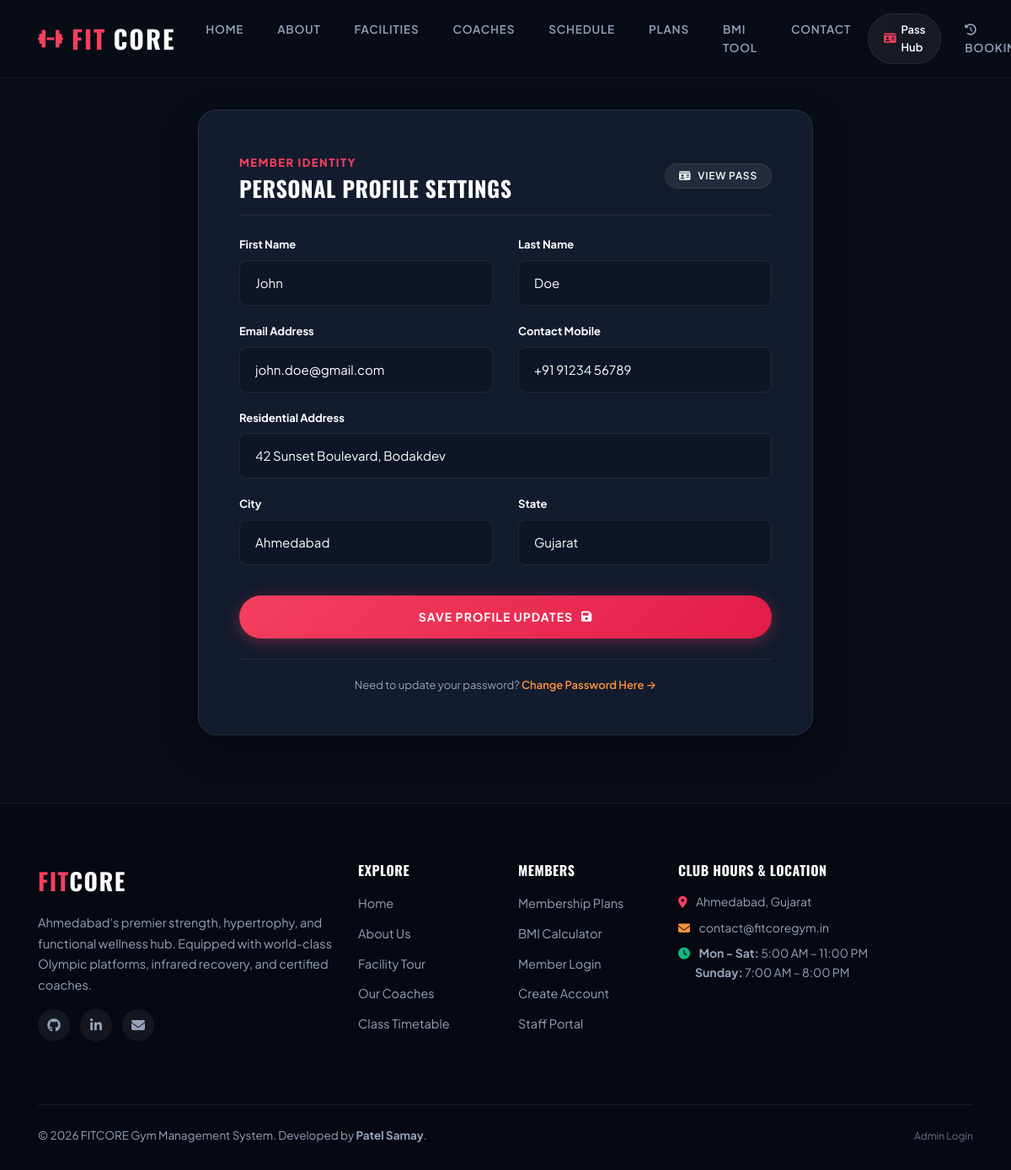
The app's page /user_profile/ (signed in), older data.
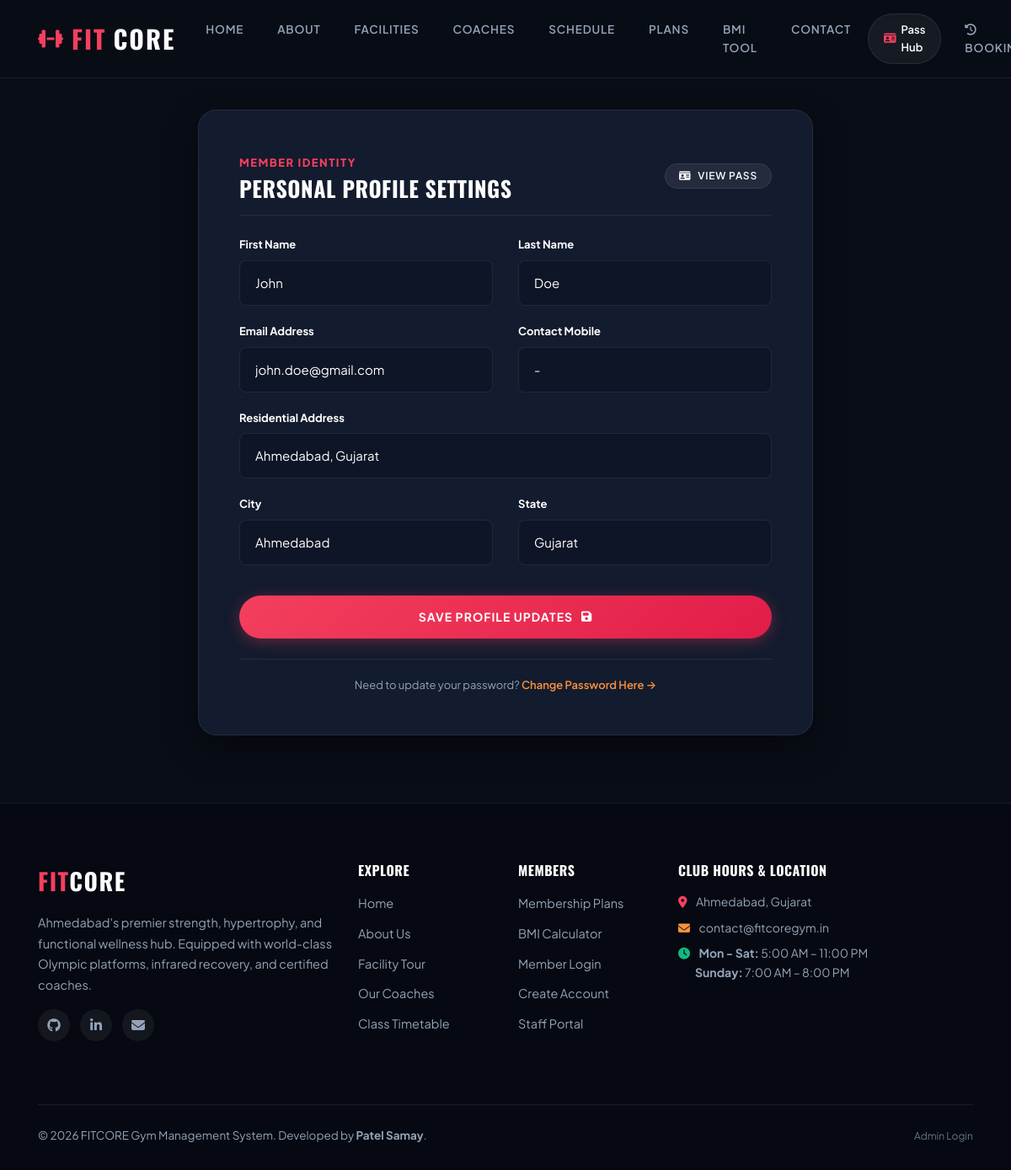
The same page, newer data.
### gym/models.py (models this page shows, shortened)
class Signup(models.Model):
    user = models.ForeignKey(User, on_delete=models.CASCADE, null=True)
    mobile = models.CharField(max_length=15, null=True)
    state = models.CharField(max_length=150, null=True, blank=True)
    city = models.CharField(max_length=150, null=True, blank=True)
    address = models.CharField(max_length=200, null=True)
    creationdate = models.DateTimeField(auto_now_add=True)
    class Meta:
        verbose_name = "Member Profile"
        verbose_name_plural = "Member Profiles"

### gym/views.py (the view, shortened to what this page needs)
# urls.py: path('user_profile/', user_profile, name='user_profile'),
@login_required(login_url='user_login')
def user_profile(request):
    signup, _ = Signup.objects.get_or_create(
        user=request.user,
        defaults={'mobile': '0000000000', 'address': 'Member'}
    )
    data = signup
    return render(request, "user_profile.html", {'data': data, 'signup': signup})

### gym/templates/user_profile.html (shortened to what the changed rows need)
{% extends 'base.html' %}
{% load static %}
{% block content %}
<div class="inner-page-wrapper">
    <div class="container">
        <div class="row justify-content-center">
            <div class="col-lg-8">
                <div class="custom-form p-5">
                    <div class="d-flex justify-content-between align-items-center mb-4 pb-3" style="border-bottom: 1px solid var(--border);">
                        <div>
                            <h2 class="text-white font-weight-bold mb-0" style="font-size: 26px;">Personal Profile Settings</h2>
                        </div>
                    </div>
                    <form method="post" action="{% url 'user_profile' %}">
                        <div class="row">
                            <div class="col-md-6">
                                <div class="form-group mb-3">
                                    <label class="text-white font-weight-bold" style="font-size: 13px;">Contact Mobile</label>
                                    <input type="text" name="mobile" class="custom-input mb-1" value="{{ data.mobile|default:'' }}" required>
                                </div>
                            </div>
                            <div class="col-12">
                                <div class="form-group mb-3">
                                    <label class="text-white font-weight-bold" style="font-size: 13px;">Residential Address</label>
                                    <input type="text" name="address" class="custom-input mb-1" value="{{ data.address|default:'' }}" required>
                                </div>
                            </div>
                            <div class="col-md-6">
                                <div class="form-group mb-3">
                                    <label class="text-white font-weight-bold" style="font-size: 13px;">City</label>
                                    <input type="text" name="city" class="custom-input mb-1" value="{{ data.city|default:'Ahmedabad' }}" required>
                                </div>
                            </div>
                            <div class="col-md-6">
                                <div class="form-group mb-3">
                                    <label class="text-white font-weight-bold" style="font-size: 13px;">State</label>
                                    <input type="text" name="state" class="custom-input mb-1" value="{{ data.state|default:'Gujarat' }}" required>
                                </div>
                            </div>
                        </div>
                    </form>
                </div>
            </div>
        </div>
    </div>
</div>
{% endblock %}

Row changes from the older to the newer data that the page shows:
changed Signup "Ahmedabad": mobile "+91 91234 56789" → "-"; address "42 Sunset Boulevard, Bodakdev" → "Ahmedabad, Gujarat"
